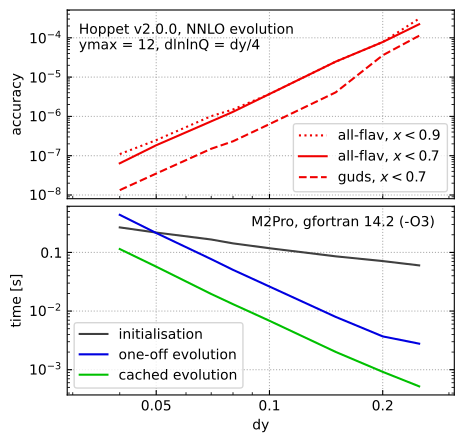

The Python source for this figure:
#!/usr/bin/env python3
"""Matplotlib template generated automatically with 
/Users/gsalam/scripts/mptemplate.py accuracy-speed-v-dy.py
"""
import matplotlib as mpl
import matplotlib.pyplot as plt
from   matplotlib.backends.backend_pdf import PdfPages
from   matplotlib.ticker import ScalarFormatter
from   matplotlib.ticker import FuncFormatter
from   matplotlib import cycler
from   matplotlib.ticker import (MultipleLocator, AutoMinorLocator)
import numpy as np
import re
import copy
import hfile as h
from glob import glob

styles = [
    {'color':'#f00000'},
    {'color':'#404040'},
    {'color':'#0000e0'},
    {'color':'#00c000'},
    {'color':'#e0a040'},
    ]
colors = cycler('color', [style['color'] for style in styles])
# see options for things to set with 
#     python -c "import matplotlib as mpl; print(mpl.rcParams)"
plt.rc('axes', prop_cycle=colors)
mpl.rcParams.update({"axes.grid" : True, "grid.linestyle": ":"})
plt.rc('figure', figsize=(5,5))

dirM2pro="../../../2025-prec-and-timing/M2Pro"
nloop_names = {1: "LO", 2: "NLO", 3: "NNLO", 4: "N3LO"}

def main(pdf,nloop):
    
    #res = h.get_array_plus_comments("filename",regexp='',columns={'x':1,'y':(3,4)}) 
    run_stats_pre   = RunStats(f'{dirM2pro}/nloop{nloop}-preev-dy*.dat')
    run_stats_nopre = RunStats(f'{dirM2pro}/nloop{nloop}-nopreev-dy*.dat')

    fig,(ax1,ax2) = plt.subplots(nrows=2,sharex=True)
    fig.subplots_adjust(hspace=0.04)
    ax2.set_xlabel(r'dy')

    mask = run_stats_pre.dy > 0.035

    ax1.plot(run_stats_pre.dy[mask], run_stats_pre.acc_allf_xlt09[mask], label='all-flav, $x<0.9$', **styles[0], ls=":")
    ax1.plot(run_stats_pre.dy[mask], run_stats_pre.acc_allf_xlt07[mask], label='all-flav, $x<0.7$', **styles[0], ls="-")
    ax1.plot(run_stats_pre.dy[mask], run_stats_pre.acc_guds_xlt07[mask], label='guds, $x<0.7$'    , **styles[0], ls="--")
    #ax1.plot(run_stats_pre.dy[mask], run_stats_pre.acc_guds_xlt09[mask], label='guds, $x<0.9$'    , **styles[0], ls=":")

    ax2.plot(run_stats_nopre.dy[mask], run_stats_nopre.t_init_s[mask], **styles[1], label='initialisation')
    ax2.plot(run_stats_nopre.dy[mask], run_stats_nopre.t_ev_s  [mask], **styles[2], label='one-off evolution')
    ax2.plot(run_stats_pre  .dy[mask], run_stats_pre  .t_ev_s  [mask], **styles[3], label='cached evolution'   )
    ax1.set_ylabel("accuracy")
    ax2.set_ylabel("time [s]")

    ax2.set_xscale('log')
    ax1.set_yscale('log')
    ax2.set_yscale('log')
    ax1.tick_params(axis='both', which='both', left=True, right=True, direction='in')
    ax2.tick_params(axis='both', which='both', left=True, right=True, direction='in')

    ax2.text(0.95,0.95,"M2Pro, gfortran 14.2 (-O3)", va='top',ha='right', transform=ax2.transAxes)


    xticks_major = ax2.get_xticks().tolist()
    extra_xticks = [0.05, 0.2]
    all_xtics = sorted(xticks_major + extra_xticks)
    ax2.set_xticks(all_xtics)

    ax2.set_xticklabels(f"{xt}" for xt in all_xtics)
    ax2.set_xlim(0.029,0.31)
    ax2.yaxis.set_major_formatter(FuncFormatter(h.log_formatter_fn))

    ax1.text(0.03,0.93, f"Hoppet v2.0.0, {nloop_names[nloop]} evolution\nymax = 12, dlnlnQ = dy/4", va='top', transform=ax1.transAxes)
    #ax1.text(0.03,0.86, "", va='top', transform=ax1.transAxes)

    # ax.set_xlim(0,2.5)
    # ax.xaxis.set_minor_locator(MultipleLocator(0.1))
    # ax.yaxis.set_minor_locator(MultipleLocator(0.02))
    # ax.tick_params(top=True,right=True,direction='in',which='both')
    # ax.set_xscale('log')


    # ax.grid(True,ls=":")
    # ax.set_title("title")
    # ax.text(x,y,'hello',transform=ax.transAxes)
    #ax.plot(res.x, res.y, label='label', **styles[0])
    ax1.legend(loc='lower right')
    ax2.legend(loc='lower left')
    pdf.savefig(fig,bbox_inches='tight')
    #pdf.savefig(fig,bbox_inches=Bbox.from_extents(0.0,0.0,7.5,4.8))
    plt.close()

class RunStats(object):
    '''Class to extra run stats for all files matching a certain glob pattern (over dy values)'''
    def __init__(self,glob_str):
        self.files_timing = sorted(glob(f"{glob_str}"))
        self.files_prec   = sorted(glob(f"{glob_str}.acc.smry"))
        self.n = len(self.files_timing)
        if self.n == 0: raise RuntimeError(r"Found no files in glob {glob_str}")
        self.dy = np.array([
          float(re.findall(r"dy(0\.[0-9]+)",f)[0]) for f in self.files_timing
        ])

        # get the timing numbers
        self.t_init_s = get_number(self.files_timing,"Initialisation time")
        self.t_preev_s = get_number(self.files_timing,"Pre-evolution time")
        self.t_ev_s = get_number(self.files_timing,"Evolution time")
        self.t_eval_all_flav_ns = get_number(self.files_timing,"Evaluation..all")
        self.t_eval_one_flav_ns = get_number(self.files_timing,"Evaluation..one")

        # get the accuracy numbers from the prec files
        self.accuracies = np.zeros([self.n,4])
        for i, f in enumerate(self.files_prec):
            self.accuracies[i,:] = h.get_array(f,"max.rel.error")[0,:]
        self.acc_guds_xlt07 = self.accuracies[:,0]
        self.acc_allf_xlt07 = self.accuracies[:,1]
        self.acc_guds_xlt09 = self.accuracies[:,2]
        self.acc_allf_xlt09 = self.accuracies[:,3]
    

        #print(self.accuracies)

def get_number(filename,regex):
    if isinstance(filename,list):
        return np.array([get_number(f,regex) for f in filename])
    
    with open(filename,'r') as f:
        for l in f:
            matches = re.findall(regex+r".*?([0-9.]+)",l)
            if matches: return float(matches[0])

def line_and_band(ax,x,val_and_err,**extra):
    extra_no_label = copy.copy(extra)
    if ('label' in extra_no_label): del extra_no_label['label']
    ax.fill_between(x,
                    val_and_err.value-val_and_err.error,
                    val_and_err.value+val_and_err.error,
                    alpha=0.2,
                    **extra_no_label
                    )
    ax.plot(x,val_and_err.value, **extra)

if __name__ == "__main__": 
    pdfname = __file__.replace('.py','.pdf')
    with PdfPages(pdfname) as pdf: 
        main(pdf,nloop=3)
        main(pdf,nloop=4)
